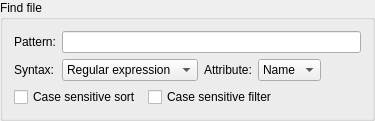
<?xml version="1.0" encoding="UTF-8"?>
<!--
DFF - An Open Source Digital Forensics Framework
Copyright (C) 2009-2013 ArxSys

This program is free software, distributed under the terms of
the GNU General Public License Version 2. See the LICENSE file
at the top of the source tree.

See http://www.digital-forensic.org for more information about this
project. Please do not directly contact any of the maintainers of
DFF for assistance; the project provides a web site, mailing lists
and IRC channels for your use.

Author(s):
Christophe Malinge cma@digital-forensic.org
-->
<ui version="4.0">
 <class>FindFile</class>
 <widget class="QGroupBox" name="FindFile">
  <property name="windowTitle">
   <string/>
  </property>
  <property name="title">
   <string>Find file</string>
  </property>
  <layout class="QVBoxLayout" name="verticalLayout_3">
   <item>
    <layout class="QHBoxLayout" name="horizontalLayout_2">
     <item>
      <layout class="QVBoxLayout" name="verticalLayout">
       <item>
        <widget class="QLabel" name="label">
         <property name="text">
          <string>Pattern:</string>
         </property>
        </widget>
       </item>
       <item>
        <widget class="QLabel" name="label_2">
         <property name="text">
          <string>Syntax:</string>
         </property>
        </widget>
       </item>
      </layout>
     </item>
     <item>
      <layout class="QVBoxLayout" name="verticalLayout_2">
       <item>
        <widget class="QLineEdit" name="filterPatternLineEdit"/>
       </item>
       <item>
        <layout class="QHBoxLayout" name="horizontalLayout">
         <item>
          <widget class="QComboBox" name="filterSyntaxComboBox">
           <item>
            <property name="text">
             <string>Regular expression</string>
            </property>
           </item>
           <item>
            <property name="text">
             <string>Fixed string</string>
            </property>
           </item>
           <item>
            <property name="text">
             <string>Wildcard</string>
            </property>
           </item>
          </widget>
         </item>
         <item>
          <widget class="QLabel" name="label_3">
           <property name="text">
            <string>Attribute:</string>
           </property>
          </widget>
         </item>
         <item>
          <widget class="QComboBox" name="filterColumnComboBox">
           <item>
            <property name="text">
             <string>Name</string>
            </property>
           </item>
           <item>
            <property name="text">
             <string>Size</string>
            </property>
           </item>
           <item>
            <property name="text">
             <string>Date</string>
            </property>
           </item>
          </widget>
         </item>
         <item>
          <spacer name="horizontalSpacer_2">
           <property name="orientation">
            <enum>Qt::Horizontal</enum>
           </property>
           <property name="sizeHint" stdset="0">
            <size>
             <width>40</width>
             <height>20</height>
            </size>
           </property>
          </spacer>
         </item>
        </layout>
       </item>
      </layout>
     </item>
    </layout>
   </item>
   <item>
    <layout class="QHBoxLayout" name="horizontalLayout_4">
     <item>
      <widget class="QCheckBox" name="sortCaseSensitivityCheckBox">
       <property name="text">
        <string>Case sensitive sort</string>
       </property>
      </widget>
     </item>
     <item>
      <widget class="QCheckBox" name="filterCaseSensitivityCheckBox">
       <property name="text">
        <string>Case sensitive filter</string>
       </property>
      </widget>
     </item>
     <item>
      <spacer name="horizontalSpacer">
       <property name="orientation">
        <enum>Qt::Horizontal</enum>
       </property>
       <property name="sizeHint" stdset="0">
        <size>
         <width>40</width>
         <height>20</height>
        </size>
       </property>
      </spacer>
     </item>
    </layout>
   </item>
  </layout>
 </widget>
 <resources/>
 <connections/>
</ui>
